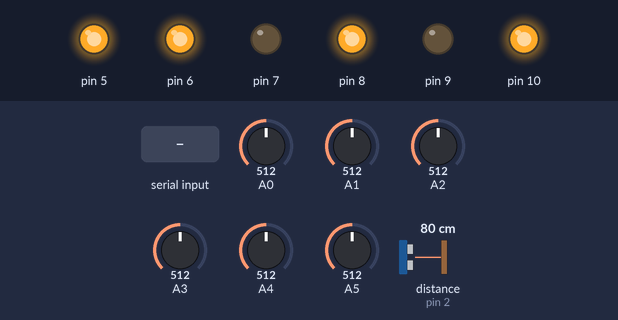
Recording of a sketch running on a simulated Arduino Uno, built with avr-gcc and run on an emulated ATmega328P. Shown: output pins drawn as LEDs (lit = HIGH). Wiring (inferred from the names in the program): ultrasonic range finder: trigger pin 3; echo pin 2. Dashed ring = blinking. The inputs (shaded band) are chosen by the test bench; at power-on: distance to the obstacle (sensor on pin 2) 80 cm, A0 = 512, A1 = 512, A2 = 512, A3 = 512, A4 = 512, A5 = 512. The echo pulse lasts 58.3 µs per cm; pins used as bus, display or sensor lines are not drawn.

Above: at 1.2 s.
1.3 s: distance to the obstacle (sensor on pin 2) set to 16 cm
2.8 s: distance to the obstacle (sensor on pin 2) set to 12 cm
At 3.8 s:
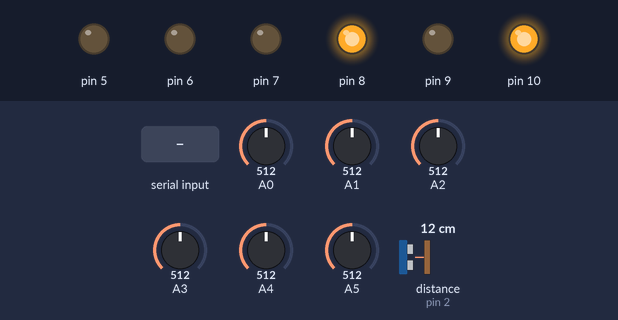
4.3 s: distance to the obstacle (sensor on pin 2) set to 18 cm
At 5.0 s:
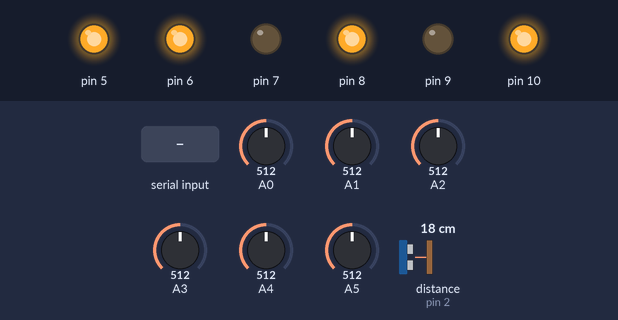
5.8 s: A0 set to 310
7.3 s: A0 set to 286
At 8.4 s:
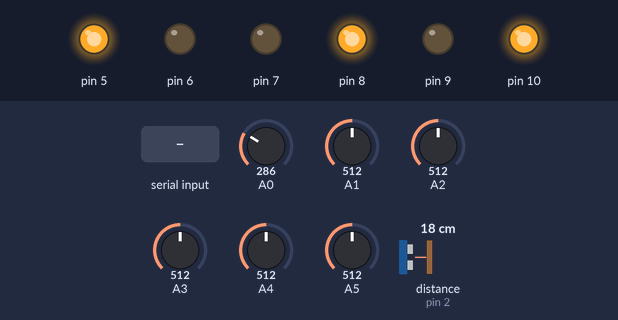
8.8 s: "i90\n" received over Serial
At 11.25 s:
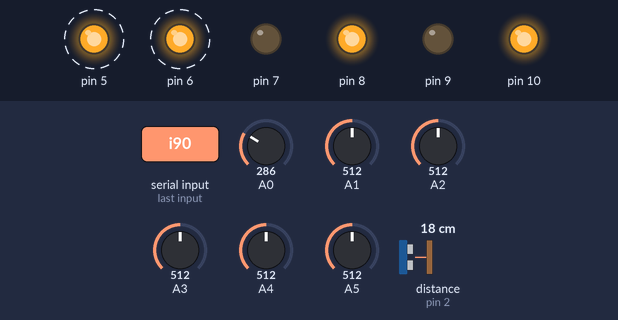
Timing chart, 0 to 18.1 s (numbered marks = the images above; inputs shaded):
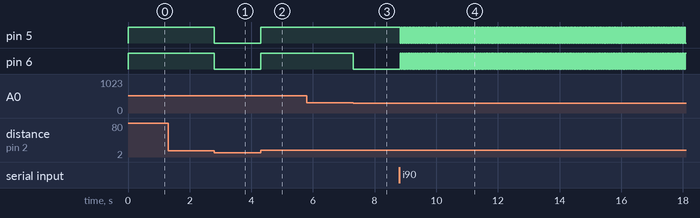

The sketch:

robot.ino
```cpp
// put your setup code here, to run once:
// TCCR0B = TCCR0B & B11111000 | B00000100;    // set timer 0 divisor to   256 for PWM frequency of   244.14 Hz
//  TCCR0B = TCCR0B & B11111000 | B00000001;    // set timer 0 divisor to     1 for PWM frequency of 62500.00 Hz
//TCCR0B = TCCR0B & B11111000 | B00000010;    // set timer 0 divisor to     8 for PWM frequency of  7812.50 Hz
//  TCCR0B = TCCR0B & B11111000 | B00000011;    // set timer 0 divisor to    64 for PWM frequency of   976.56 Hz (The DEFAULT)
//TCCR0B = TCCR0B & B11111000 | B00000100;    // set timer 0 divisor to   256 for PWM frequency of   244.14 Hz

#include <math.h>
#define LEWO 0xFF10EF
#define PRAWO 0xFF5AA5
#define SZYBCIEJ 0xFF18E7
#define WOLNIEJ 0xFF4AB5
#define HALT 0xFF38C7
#define HOLD 0xFFFFFFFF
#define trig 3
#define echo 2
#define PRZESZKODA 12

boolean on = true;
String inputString = "";
boolean stringComplete = false;
int lewy = 0;
int prawy = 0;
int prog;
int Ti = 2;
int Td = 5;
int dt = 1;
int ep = 0; //poprzedni uchyb
int U = 0;
int V = 255 ;
int Kp = V/3;
int C = 0;
int S_en[] = {0, 0, 0, 0, 0, 0};
int licznik = 0;
int odleglosc;

int przelicz() {
  for  (int i = 0; i < 6; i++)
    if  (S_en[i] >= 300)
      S_en[i] = 1;
    else
      S_en[i] = 0;
}

int sum () {
  return -30 * S_en[0] - 20 * S_en[1] - 10 * S_en[2] + 10 * S_en[3] + 20 * S_en[4] + 30 * S_en[5];
}

int uchyb(int en) {
  int a;

  if (S_en[2] == 0 && S_en[3] == 0 && en == 0) {
    en = ep;
  }

  C += ((ep + en) / 2) * dt;
  U = Kp * (en + (1/ Ti)*C   + Td * (en - ep) );
  U = U / 10;
  ep = en;
}

void kierunek(int nr, int VV) {
  if (VV <= 0) {

    digitalWrite(7 + 2 * nr, HIGH);
    digitalWrite(8 + 2 * nr, LOW);
    analogWrite(5+nr, -VV);

  } else {
    digitalWrite(7 + 2 * nr, LOW);
    digitalWrite(8 + 2 * nr, HIGH);
    analogWrite(5+nr, VV);
  }
}

void omin_przeszkode(){
 kierunek(0,-150);
 kierunek(1,150);
 delay(77);
 kierunek(0,250);
 kierunek(1,250);
 delay(100);
 kierunek(0,150);
 kierunek(1,-150);
 delay(77);
 kierunek(1,255);
 kierunek(0, 255);
 delay(140);
 kierunek(0,150);
 kierunek(1,-150);
 delay(70);
  kierunek(0,250);
 kierunek(1,250);
 int omijaj=1;
 while(omijaj==1){
    S_en[0] = analogRead(A0);
    S_en[5] = analogRead(A1);
    S_en[2] = analogRead(A4);
    S_en[3] = analogRead(A3);
    S_en[4] = analogRead(A2);
    S_en[1] = analogRead(A5);
    przelicz();
    for (int i =0; i < 6; i++){
      if(S_en[i]!=0){
        omijaj=0;
        }
      }
  }
}

void jedz() {
  /*if (PRZESZKODA < odleglosc) {
  int abs_U;
  if (U > 0) {
    abs_U = U;
  }
  else abs_U = -U;
  if (abs_U < V) {
      if (U < 0) {
        kierunek(0, V + U);
        kierunek(1, V );
      } else {
        kierunek(0, V);
        kierunek(1, V - U);
      }
    } else {
      if (U > 0) {
        kierunek(1, 0);
        kierunek(0, V );
      } else {
        kierunek(1, V);
        kierunek(0, 0);
      }
    }
  } else {
    omin_przeszkode();
  }*/
  if (odleglosc > PRZESZKODA) {
    if (abs(U) < V) {
      if (U < 0) {
        analogWrite(5, V + U);
        analogWrite(6, V );
      } else {
        analogWrite(5, V);
        analogWrite(6, V - U);
      }
    } else {
      if (U < 0) {
        analogWrite(5, 0);
        analogWrite(6, V );
      } else {
        analogWrite(5, V);
        analogWrite(6, 0);
      }
    }
  } else {
    analogWrite(5, LOW);
    analogWrite(6, LOW);
  }
}


int okresl_czas() {
  int czas;
  digitalWrite(trig, HIGH);
  delayMicroseconds(10);
  digitalWrite(trig, LOW);
  czas = pulseIn(echo, HIGH,2000);
  if (czas==0){
    czas= 9999;
    }
  return (czas / 2) / 29.1;
}

void setup()
{
  Serial.begin(9600);
  //  irrecv.enableIRIn(); // włączenie odbierania danych
  //TCCR0B = TCCR0B & B11111000 | B00000101;    // set timer 0 divisor to  1024 for PWM frequency of    61.04 Hz
  TCCR0B = TCCR0B & B11111000 | B00000100;    // set timer 0 divisor to   256 for PWM frequency of   244.14 Hz
  pinMode(trig, OUTPUT);
  pinMode(echo, INPUT);
  pinMode(5, OUTPUT);
  pinMode(6, OUTPUT);
  pinMode(A0, INPUT);
  pinMode(A1, INPUT);
  pinMode(A2, INPUT);
  pinMode(A3, INPUT);
  pinMode(A4, INPUT);
  pinMode(A5, INPUT);
  pinMode(7, OUTPUT);
  pinMode(8, OUTPUT);
  pinMode(9, OUTPUT);
  pinMode(10, OUTPUT);
  pinMode(4, INPUT);
  pinMode(12, INPUT);
  digitalWrite(5, LOW);
  digitalWrite(6, LOW);
  digitalWrite(7, LOW);
  digitalWrite(8, HIGH);
  digitalWrite(9, LOW);
  digitalWrite(10, HIGH);
}

void loop() {

    S_en[0] = analogRead(A0);
    S_en[5] = analogRead(A1);
    S_en[2] = analogRead(A4);
    S_en[3] = analogRead(A3);
    S_en[4] = analogRead(A2);
    S_en[1] = analogRead(A5);
   //for(int i =0; i <6; i ++){
   //  Serial.print(S_en[i]);
    //Serial.print(" ");}
    //Serial.println();
    przelicz();
    uchyb(sum());
    odleglosc = okresl_czas();
    if (on) {
    jedz();
    //delay(100);
    // Serial.println(U);
  } else {
    digitalWrite(5, LOW);
    digitalWrite(6, LOW);
  }
  if (stringComplete){
    if (inputString[0] == 'o'){
      on = true;
    }
    else if (inputString[0] == 'f'){
      on = false;
    }
    else if (inputString[0] == 'k'){
      Kp = inputString.substring(2).toInt();
    }
    else if (inputString[0] == 'i'){
      Ti = inputString.substring(2).toInt();
    }
    else if (inputString[0] == 'd'){
      Td = inputString.substring(2).toInt();
    }
    else if (inputString[0] == 'v'){
      V = inputString.substring(2).toInt();
    }
    stringComplete = false;
    inputString = "";
  }
}

void serialEvent() {
  while (Serial.available()) {
    // get the new byte:
    char inChar = (char)Serial.read();
    // add it to the inputString:
    inputString += inChar;
    // if the incoming character is a newline, set a flag so the main loop can
    // do something about it:
    if (inChar == '\n') {
      stringComplete = true;
    }
  }
}
```

Measured:
- the behaviour switches between 14 and 13 cm on distance to the obstacle (sensor on pin 2) (found by bisection; images 0 and 1)
- the behaviour switches between 300 and 299 on A0 (found by bisection; images 2 and 3)
- after the input at 1.3 s, every drawn part: stays the same
- after the input at 2.8 s, pin 5, pin 6: HIGH → LOW at once
- after the input at 4.3 s, pin 5, pin 6: LOW → HIGH at once
- after the input at 5.8 s, every drawn part: stays the same
- after the input at 7.3 s, pin 6: HIGH → LOW at once
- after the input at 8.8 s, pin 5, pin 6: alternates HIGH for 0.03 s and LOW for 0.03 s, starting at once
